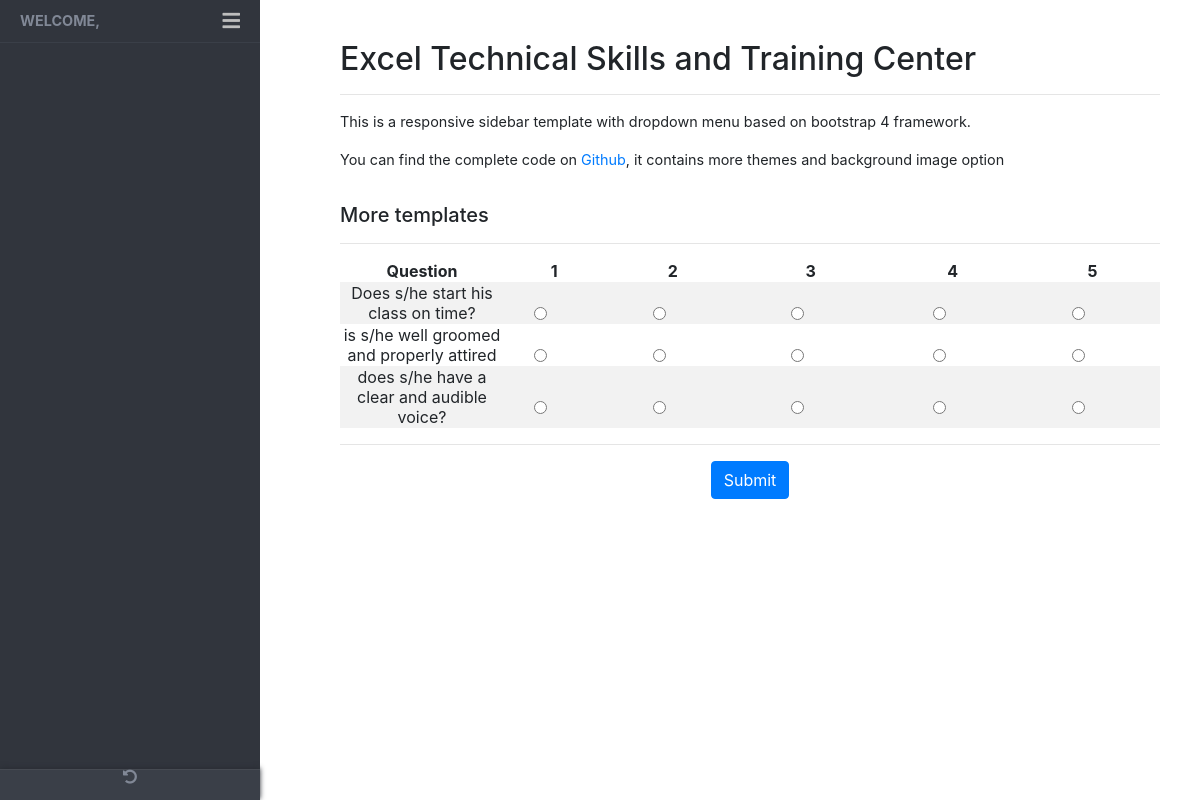
Page /SeyProject/answereval.php?id=1 on the committed database.
### tables this page shows
CREATE TABLE `question_tbl` (
  `questID` int(11) NOT NULL,
  `evalID` int(11) NOT NULL,
  `questno` varchar(255) NOT NULL,
  `question` varchar(255) NOT NULL
);

### SeyProject/answereval.php (the view, shortened to what this page needs)
<?php
    require('config/dbconnection.php');
    include('sidebar.php');
    $evaID = $_GET['id'];
    $query = "SELECT * FROM question_tbl WHERE question_tbl.evalID =".$evaID;
    $result = mysqli_query($conn,$query);
    $quests= mysqli_fetch_all($result,MYSQLI_ASSOC);
?>
<!DOCTYPE html>
<html lang="en">
<head>
</head>
<body>
<main class="page-content">
    <div class="container-fluid">
      <h2>Excel Technical Skills and Training Center</h2>
      <hr>
      <div class="row">
        <div class="form-group col-md-12">
          <p>This is a responsive sidebar template with dropdown menu based on bootstrap 4 framework.</p>
          <p> You can find the complete code on <a href="https://github.com/azouaoui-med/pro-sidebar-template" target="_blank">
              Github</a>, it contains more themes and background image option</p>
        </div>
      </div>
      <h5>More templates</h5>
      <hr>
      <div id="no-more-tables">
            <table class="col-md-12 table-striped cf text-center">
        		<thead class="cf">
        			<tr>
        				<th class="numeric" width ="20%">Question</th>
        				<th class="numeric">1</th>
        				<th class="numeric">2</th>
        				<th class="numeric">3</th>
        				<th class="numeric">4</th>
        				<th class="numeric">5</th>
        			</tr>
        		</thead>
        		<tbody>
                <form action="#" method="POST">
                        <?php foreach($quests as $question):?>
                            <tr>
                                <td data-title="Question"><?php echo $question['question'];?></td>
                                <td data-title="1"><input class="form-check-input" type="radio" name="<?php echo $question['questno']?>" id="exampleRadios1" value="1" ></td>
                                <td data-title="2"><input class="form-check-input" type="radio" name="<?php echo $question['questno']?>" id="exampleRadios1" value="2" ></td>
                                <td data-title="3"><input class="form-check-input" type="radio" name="<?php echo $question['questno']?>" id="exampleRadios1" value="3" ></td>
                                <td data-title="4"><input class="form-check-input" type="radio" name="<?php echo $question['questno']?>" id="exampleRadios1" value="4" ></td>
                                <td data-title="5"><input class="form-check-input" type="radio" name="<?php echo $question['questno']?>" id="exampleRadios1" value="5" ></td>
                            </tr>
                        <?php endforeach;?>
        		</tbody>
        	</table>
        </div>
        <hr>
            <div class="text-center">
            <button class="btn btn-primary" name="submit">Submit</button>
            </div>
  </main>
</body>
</html>

### SeyProject/css/main.css (style rules this page uses)
body { font-size: 0.9rem; }
.page-wrapper .sidebar-wrapper, .sidebar-wrapper .sidebar-brand > a, .sidebar-wrapper .sidebar-dropdown > a:after, .sidebar-wrapper .sidebar-menu .sidebar-dropdown .sidebar-submenu li a:before, .sidebar-wrapper ul li a i, .page-wrapper .page-content, .sidebar-wrapper .sidebar-search input.search-menu, .sidebar-wrapper .sidebar-search .input-group-text, .sidebar-wrapper .sidebar-menu ul li a, #show-sidebar, #close-sidebar { -webkit-transition: all 0.3s ease; -moz-transition: all 0.3s ease; -ms-transition: all 0.3s ease; -o-transition: all 0.3s ease; transition: all 0.3s ease; }
@media screen and (min-width: 768px) { .page-wrapper.toggled .page-content { padding-left: 300px; } }
.page-wrapper .page-content { display: inline-block; width: 100%; padding-left: 0px; padding-top: 20px; }
.page-wrapper .page-content > div { padding: 20px 40px; }
.page-wrapper .page-content { overflow-x: hidden; }

### rows in the picture
question_tbl: question "Does s/he start his class on time?"
question_tbl: question "is s/he well groomed and properly attired"
question_tbl: question "does s/he have a clear and audible voice?"
